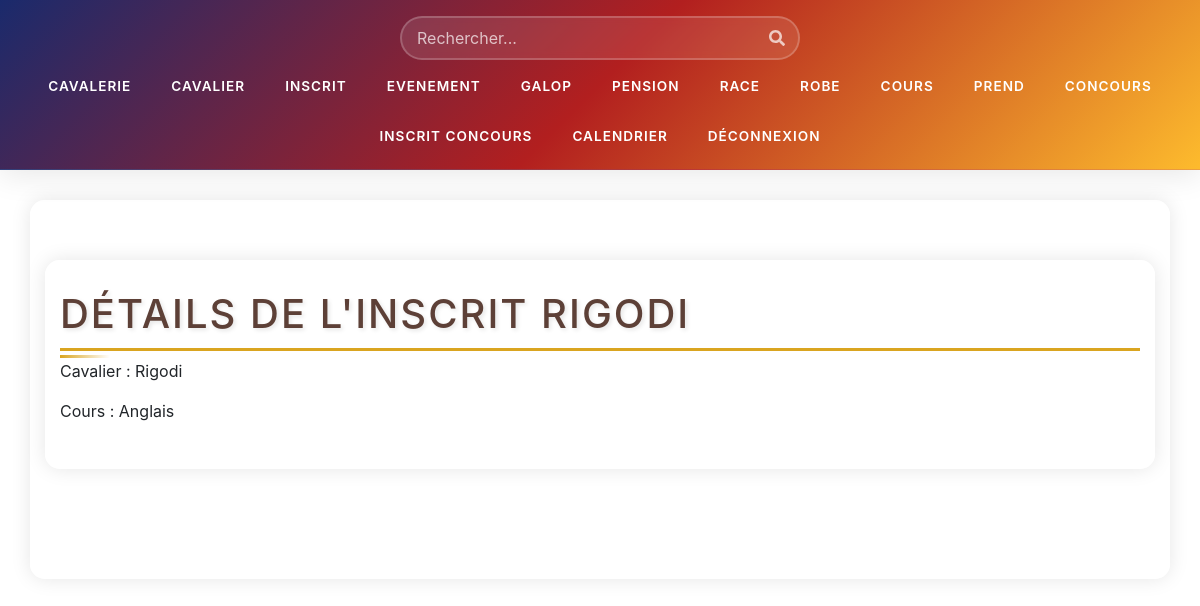
Screenshot of /Vue/vue_inscrit.php?id1=5&id2=41&action=Voir with the database file from the repository.
### tables this page shows
CREATE TABLE `inscrit` (
  `RefCavalier` int(11) NOT NULL,
  `RefCours` int(11) NOT NULL,
  `Supprime` int(11) NOT NULL DEFAULT 0
);

CREATE TABLE `cavalier` (
  `idCavalier` int(11) NOT NULL,
  `Numlicence` int(11) NOT NULL,
  `NomCavalier` varchar(30) NOT NULL,
  `PrenomCavalier` varchar(30) NOT NULL,
  `NomResponsable` varchar(30) NOT NULL,
  `PreNomResponsable` varchar(30) NOT NULL,
  `TelResponsable` varchar(30) NOT NULL,
  `MailResponsable` varchar(30) NOT NULL,
  `PasswordResponsable` varchar(30) NOT NULL,
  `COPResponsable` int(11) NOT NULL,
  `Nomcommune` varchar(30) NOT NULL,
  `Assurance` varchar(30) NOT NULL,
  `RefG` int(11) NOT NULL,
  `Supprime` int(11) NOT NULL DEFAULT 0,
  `DateNaissanceCavalier` varchar(30) NOT NULL
);

CREATE TABLE `cours` (
  `idCours` int(11) NOT NULL,
  `Libcours` varchar(30) NOT NULL,
  `jour` varchar(30) NOT NULL,
  `HD` varchar(30) NOT NULL,
  `HF` varchar(30) NOT NULL,
  `RefGalop` int(11) NOT NULL,
  `Supprime` int(11) NOT NULL DEFAULT 0
);

### Class/class_inscrit.php (called while the page is built, shortened)
<?php
class Inscrit
{
    public function inscrit_id($refcavalier, $refcours){
        $Con = connexionPDO();
        $SQL = "Select RefCavalier,RefCours from inscrit where RefCavalier = :RefCavalier AND RefCours = :RefCours";
        $req = $Con->prepare($SQL);
        $req->bindParam(':RefCours', $refcours, PDO::PARAM_INT);
        $req->bindParam(':RefCavalier', $refcavalier, PDO::PARAM_INT);
        $req->execute();
        return $req->fetch(PDO::FETCH_ASSOC);
    }
    public function getCavalierInscrit($refcavalier){
        $Con = connexionPDO();
        $SQL = "SELECT NomCavalier FROM cavalier WHERE idCavalier = :RefCavalier";
        $req = $Con->prepare($SQL);
        $req->bindParam(':RefCavalier', $refcavalier, PDO::PARAM_INT);
        $req->execute();
        $ligne = $req->fetch(PDO::FETCH_ASSOC);
        return $ligne["NomCavalier"];
    }
    public function getCoursInscrit($refcours){
        $Con = connexionPDO();
        $SQL = "SELECT Libcours FROM cours WHERE idCours = :RefCours";
        $req = $Con->prepare($SQL);
        $req->bindParam(':RefCours', $refcours, PDO::PARAM_INT);
        $req->execute();
        $ligne = $req->fetch(PDO::FETCH_ASSOC);
        return $ligne["Libcours"];
    }
}

### Controleur/inscrit/PHP_CRUD_Inscrit/détail_inscrit.php (the view, shortened to what this page needs)
<?php
if(isset($_GET['id1']) && !empty($_GET['id1'])
&& isset($_GET['id2']) && !empty($_GET['id2'])){
    $id1 = strip_tags($_GET['id1']);
    $id2 = strip_tags($_GET['id2']);
    $C_inscrit = new Inscrit($id1,$id2);
    $oneinscrit = $C_inscrit->inscrit_id($id1,$id2);
}else{
    $_SESSION['erreur'] =   "url invalide";
    header('Location: vue_inscrit.php');
    die();
}
?>
<!DOCTYPE html>
<html lang="fr">
<head>
    <link rel="stylesheet" href="https://stackpath.bootstrapcdn.com/bootstrap/4.4.1/css/bootstrap.min.css"
>
</head>
<body>
    <main class="container">
        <div class="row">
            <section class="col-12">
                <h1>Détails de l'inscrit <?= $C_inscrit->getCavalierInscrit($oneinscrit['RefCavalier']); ?></h1>
                <p>Cavalier : <?= $C_inscrit->getCavalierInscrit($oneinscrit['RefCavalier']); ?></p>
                <p>Cours : <?= $C_inscrit->getCoursInscrit($oneinscrit['RefCours']); ?></p>
            </section>
        </div>
    </main>
</body>
</html>

### Css/Css_header.css (style rules this page uses)
:root { --header-bg: linear-gradient(135deg, #1a2a6c, #b21f1f, #fdbb2d); --nav-hover: rgba(255, 255, 255, 0.1); --text-color: #fff; --accent-color: #fdbb2d; --animation-speed: 0.3s; }
main { margin-top: 1rem; padding: 0 1rem; }

### Css/Css_vue.css (style rules this page uses)
:root { --primary-color: #2C3E50; --secondary-color: #8B4513; --accent-color: #DAA520; --light-color: #F5F5DC; --success-color: #2E7D32; --danger-color: #8B0000; --text-color: #1A1A1A; --bg-color: #F5F5DC; --card-bg: #FFFFFF; --table-stripe: rgba(218, 165, 32, 0.15); --table-hover: rgba(139, 69, 19, 0.2); --shadow-color: rgba(0, 0, 0, 0.15); --heading-color: #5D4037; --label-color: #2C3E50; }
body { background-color: var(--light-color); background-image: url('../images/texture-cuir.png'); font-family: 'Crimson Text', serif; }
h1 { color: var(--secondary-color); text-transform: uppercase; letter-spacing: 2px; border-bottom: 3px solid var(--accent-color); padding-bottom: 10px; margin-bottom: 30px; }
.container { background-color: rgba(255, 255, 255, 0.95); border-radius: 15px; box-shadow: 0 0 20px rgba(0, 0, 0, 0.1); padding: 30px; margin-top: 30px; }
h1, h2, h3, h4, h5, h6 { position: relative; color: var(--heading-color); text-shadow: 2px 2px 4px rgba(0, 0, 0, 0.1); transition: all 0.3s ease; }
h1::after { content: ''; position: absolute; bottom: -10px; left: 0; width: 50px; height: 3px; background: linear-gradient(to right, var(--accent-color), transparent); transition: width 0.3s ease; }
p, span, label { transition: all 0.3s ease; }
main { margin-bottom: 80px; }

### rows the page displays
inscrit: RefCavalier.NomCavalier "RIGODI", RefCavalier.NomCavalier "Rigodi", RefCours.Libcours "Anglais"
